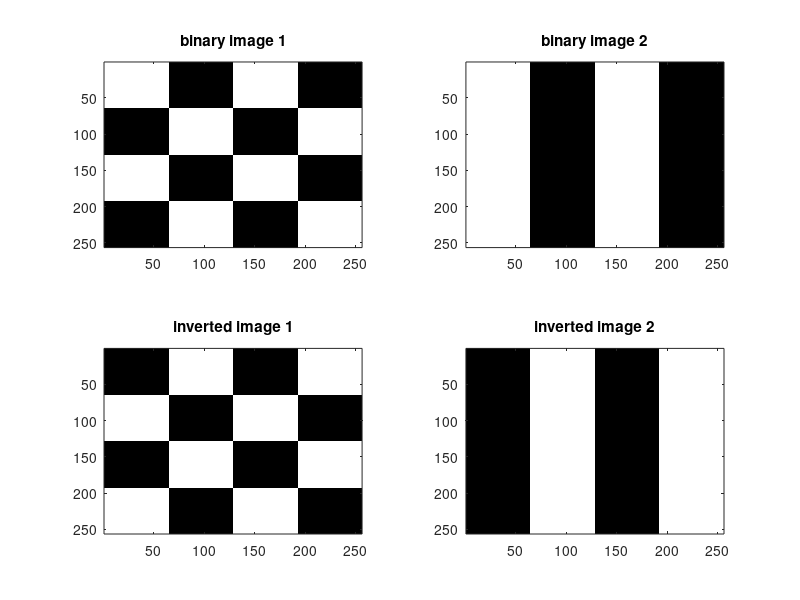

The MATLAB source for this figure: (Note: this script raises an error after producing the figure.)
% create black and white image 
clc;% clear command window
clear all;% clear workspace 
close all;% clear all figures
w = ones(64,64);
b = zeros(64,64);
bin1= [w b w b
 b w b w
 w b w b
 b w b w];
bin2 = [w b w b
 w b w b
 w b w b
 w b w b];
subplot(2,2,1);subimage(bin1); title('binary image 1');
subplot(2,2,2);subimage(bin2); title('binary image 2');
imwrite(bin1,'bin_image1.tif');
imwrite(bin2,'bin_image2.tif');
i1 = not(bin1);
i2 = not(bin2);
% for block & white image use subimage
subplot(2,2,3);subimage(i1); title('inverted image 1');
subplot(2,2,4);subimage(i2); title('inverted image 2');
%rgb2gray
clc; % clear command window
clear all;% clear workspace 
close all;% clear all figures
 I1=imread('D:\waterlily.jpg');
figure;
imshow(I1);
title('color image')
imshow(I2);
title('Gray image');
subplot(2,2,1);subimage(I1); title('Color Image');
subplot(2,2,2);subimage(I2); title('Gray Image');
% reading and displaying color image
clc;% clear command window
clear all; close all;
a = imread('D:\waterlily.jpg');
[row col dim] = size(a);
figure(1); imshow(a); title('original image');
red = a(:,:,1);% gray scale image of the red plane
green = a(:,:,2);% gray scale image of the green plane
blue = a(:,:,3);% gray scale image of the blue plane
plane = zeros(row,col);
RED = cat(3,red,plane,plane);
GREEN = cat(3,plane,green,plane);
BLUE = cat(3,plane,plane,blue);
figure(3);
subplot(1,3,1);imshow(RED),title('red image');
subplot(1,3,2);imshow(GREEN),title('green image');
subplot(1,3,3);imshow(BLUE),title('blue image');